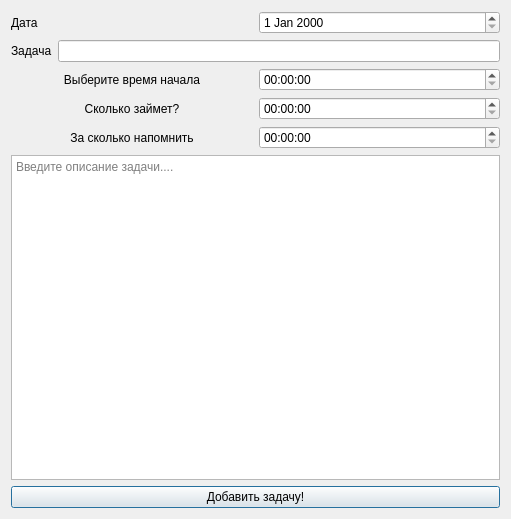
<?xml version="1.0" encoding="UTF-8"?>
<ui version="4.0">
 <class>Dialog</class>
 <widget class="QDialog" name="Dialog">
  <property name="geometry">
   <rect>
    <x>0</x>
    <y>0</y>
    <width>511</width>
    <height>519</height>
   </rect>
  </property>
  <property name="windowTitle">
   <string>Dialog</string>
  </property>
  <layout class="QVBoxLayout" name="verticalLayout_5">
   <item>
    <layout class="QVBoxLayout" name="verticalLayout_4">
     <item>
      <layout class="QHBoxLayout" name="horizontalLayout_4">
       <item>
        <widget class="QLabel" name="date_label">
         <property name="text">
          <string>Дата</string>
         </property>
        </widget>
       </item>
       <item>
        <widget class="QDateEdit" name="date"/>
       </item>
      </layout>
     </item>
     <item>
      <layout class="QHBoxLayout" name="horizontalLayout_5">
       <item>
        <widget class="QLabel" name="label_4">
         <property name="text">
          <string>Задача</string>
         </property>
        </widget>
       </item>
       <item>
        <widget class="QLineEdit" name="task_name"/>
       </item>
      </layout>
     </item>
     <item>
      <layout class="QVBoxLayout" name="verticalLayout_3">
       <item>
        <layout class="QVBoxLayout" name="verticalLayout_2">
         <item>
          <layout class="QVBoxLayout" name="verticalLayout">
           <item>
            <layout class="QHBoxLayout" name="horizontalLayout">
             <item>
              <widget class="QLabel" name="label">
               <property name="text">
                <string>Выберите время начала</string>
               </property>
               <property name="alignment">
                <set>Qt::AlignmentFlag::AlignCenter</set>
               </property>
              </widget>
             </item>
             <item>
              <widget class="QTimeEdit" name="start_time">
               <property name="contextMenuPolicy">
                <enum>Qt::ContextMenuPolicy::CustomContextMenu</enum>
               </property>
              </widget>
             </item>
            </layout>
           </item>
          </layout>
         </item>
         <item>
          <layout class="QHBoxLayout" name="horizontalLayout_2">
           <item>
            <widget class="QLabel" name="label_2">
             <property name="text">
              <string>Сколько займет?</string>
             </property>
             <property name="alignment">
              <set>Qt::AlignmentFlag::AlignCenter</set>
             </property>
            </widget>
           </item>
           <item>
            <widget class="QTimeEdit" name="duration"/>
           </item>
          </layout>
         </item>
        </layout>
       </item>
       <item>
        <layout class="QHBoxLayout" name="horizontalLayout_3">
         <item>
          <widget class="QLabel" name="label_3">
           <property name="text">
            <string>За сколько напомнить</string>
           </property>
           <property name="alignment">
            <set>Qt::AlignmentFlag::AlignCenter</set>
           </property>
          </widget>
         </item>
         <item>
          <widget class="QTimeEdit" name="remind_before"/>
         </item>
        </layout>
       </item>
      </layout>
     </item>
     <item>
      <widget class="QTextEdit" name="description">
       <property name="placeholderText">
        <string>Введите описание задачи....</string>
       </property>
      </widget>
     </item>
    </layout>
   </item>
   <item>
    <widget class="QPushButton" name="edit_info_btn">
     <property name="text">
      <string>Добавить задачу!</string>
     </property>
    </widget>
   </item>
  </layout>
 </widget>
 <resources/>
 <connections/>
</ui>
